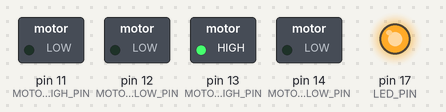
This sketch was run on a simulated Arduino Uno, built with avr-gcc and run on an emulated ATmega328P. Parts: switched loads named in the sketch (green lamp = pin HIGH), output pins drawn as LEDs (lit = HIGH).

Above: at 0.5 s.
At 2.3 s:
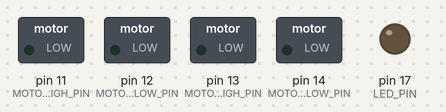
At 4.1 s:
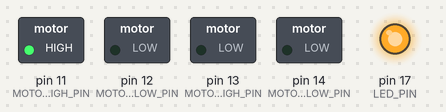
Timing chart, 0 to 5.5 s (numbered marks = the images above):
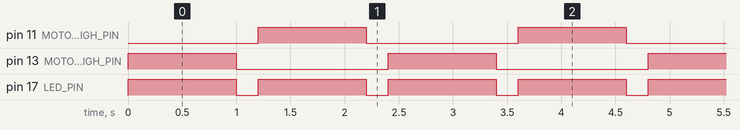

The sketch:

2_Water_Pump.ino
```cpp
const unsigned int LED_PIN = 17;
const unsigned int MOTOR1_HIGH_PIN = 13;
const unsigned int MOTOR1_LOW_PIN = 14;
const unsigned int MOTOR2_HIGH_PIN = 11; // New motor (water pump)
const unsigned int MOTOR2_LOW_PIN = 12;  // New motor (water pump)

void setup() {
    // Initialize the LED pin
    pinMode(LED_PIN, OUTPUT);

    // Initialize motor pins
    pinMode(MOTOR1_HIGH_PIN, OUTPUT);
    pinMode(MOTOR1_LOW_PIN, OUTPUT);
    pinMode(MOTOR2_HIGH_PIN, OUTPUT); // Water pump motor
    pinMode(MOTOR2_LOW_PIN, OUTPUT);  // Water pump motor
}

void loop() {
    // Spin both motors and blink LED
    blinkAndSpin(MOTOR1_HIGH_PIN, MOTOR1_LOW_PIN);
    blinkAndSpin(MOTOR2_HIGH_PIN, MOTOR2_LOW_PIN);
}

void blinkAndSpin(unsigned int pin1, unsigned int pin2) {
    // Set motor to full speed for stronger spinning
    int speed = 255;

    // Blink the LED
    digitalWrite(LED_PIN, HIGH);

    // Set motor to full speed in one direction
    analogWrite(pin1, speed);
    analogWrite(pin2, 0);

    // Adjust delay as needed for motor runtime
    delay(1000); // Keeps motor spinning at full speed for 1 second

    // Turn off LED and stop motor briefly
    digitalWrite(LED_PIN, LOW);
    analogWrite(pin1, 0);
    delay(200);
}
```

Measured:
- by itself, pin 11 (MOTOR2_HIGH_PIN), pin 13 (MOTOR1_HIGH_PIN): alternates HIGH for 1.0 s and LOW for 1.4 s
- by itself, pin 17 (LED_PIN): alternates HIGH for 1.0 s and LOW for 0.20 s
- by itself, everything shown: repeats every 2.4 s, in 4 steps
